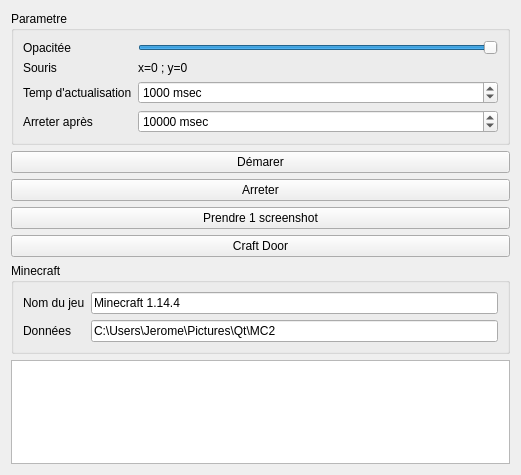
<?xml version="1.0" encoding="UTF-8"?>
<ui version="4.0">
 <class>fenetre</class>
 <widget class="QWidget" name="fenetre">
  <property name="geometry">
   <rect>
    <x>0</x>
    <y>0</y>
    <width>521</width>
    <height>475</height>
   </rect>
  </property>
  <property name="windowTitle">
   <string>Macro Minecraft</string>
  </property>
  <layout class="QVBoxLayout" name="verticalLayout">
   <item>
    <widget class="QGroupBox" name="groupBox_2">
     <property name="title">
      <string>Parametre</string>
     </property>
     <layout class="QFormLayout" name="formLayout_3">
      <item row="0" column="0">
       <widget class="QLabel" name="label_4">
        <property name="text">
         <string>Opacitée</string>
        </property>
       </widget>
      </item>
      <item row="0" column="1">
       <widget class="QSlider" name="sliderOpacite">
        <property name="minimum">
         <number>20</number>
        </property>
        <property name="maximum">
         <number>100</number>
        </property>
        <property name="value">
         <number>100</number>
        </property>
        <property name="orientation">
         <enum>Qt::Horizontal</enum>
        </property>
       </widget>
      </item>
      <item row="1" column="0">
       <widget class="QLabel" name="label_5">
        <property name="text">
         <string>Souris</string>
        </property>
       </widget>
      </item>
      <item row="1" column="1">
       <widget class="QLabel" name="lblMouse">
        <property name="text">
         <string>x=0 ; y=0</string>
        </property>
       </widget>
      </item>
      <item row="2" column="0">
       <widget class="QLabel" name="label_6">
        <property name="text">
         <string>Temp d'actualisation</string>
        </property>
       </widget>
      </item>
      <item row="3" column="0">
       <widget class="QLabel" name="label_7">
        <property name="text">
         <string>Arreter après</string>
        </property>
       </widget>
      </item>
      <item row="3" column="1">
       <widget class="QSpinBox" name="sTimeMax">
        <property name="suffix">
         <string> msec</string>
        </property>
        <property name="maximum">
         <number>3600000</number>
        </property>
        <property name="value">
         <number>10000</number>
        </property>
       </widget>
      </item>
      <item row="2" column="1">
       <widget class="QSpinBox" name="sTimeActu">
        <property name="suffix">
         <string> msec</string>
        </property>
        <property name="minimum">
         <number>200</number>
        </property>
        <property name="maximum">
         <number>60000</number>
        </property>
        <property name="value">
         <number>1000</number>
        </property>
       </widget>
      </item>
     </layout>
    </widget>
   </item>
   <item>
    <widget class="QPushButton" name="bStart">
     <property name="text">
      <string>Démarer</string>
     </property>
    </widget>
   </item>
   <item>
    <widget class="QPushButton" name="bStop">
     <property name="text">
      <string>Arreter</string>
     </property>
    </widget>
   </item>
   <item>
    <widget class="QPushButton" name="bStartOne">
     <property name="text">
      <string>Prendre 1 screenshot</string>
     </property>
    </widget>
   </item>
   <item>
    <widget class="QPushButton" name="bCraftDoor">
     <property name="text">
      <string>Craft Door</string>
     </property>
    </widget>
   </item>
   <item>
    <widget class="QGroupBox" name="groupBox">
     <property name="title">
      <string>Minecraft</string>
     </property>
     <layout class="QFormLayout" name="formLayout_2">
      <item row="1" column="0">
       <widget class="QLabel" name="label_2">
        <property name="text">
         <string>Nom du jeu</string>
        </property>
       </widget>
      </item>
      <item row="1" column="1">
       <widget class="QLineEdit" name="lMCApp">
        <property name="text">
         <string>Minecraft 1.14.4</string>
        </property>
       </widget>
      </item>
      <item row="2" column="0">
       <widget class="QLabel" name="label_3">
        <property name="text">
         <string>Données</string>
        </property>
       </widget>
      </item>
      <item row="2" column="1">
       <widget class="QLineEdit" name="lMCFolder">
        <property name="text">
         <string>C:\Users\Jerome\Pictures\Qt\MC2</string>
        </property>
       </widget>
      </item>
     </layout>
    </widget>
   </item>
   <item>
    <spacer name="verticalSpacer">
     <property name="orientation">
      <enum>Qt::Vertical</enum>
     </property>
     <property name="sizeHint" stdset="0">
      <size>
       <width>20</width>
       <height>40</height>
      </size>
     </property>
    </spacer>
   </item>
   <item>
    <widget class="QTextEdit" name="teLog">
     <property name="readOnly">
      <bool>true</bool>
     </property>
     <property name="html">
      <string>&lt;!DOCTYPE HTML PUBLIC &quot;-//W3C//DTD HTML 4.0//EN&quot; &quot;http://www.w3.org/TR/REC-html40/strict.dtd&quot;&gt;
&lt;html&gt;&lt;head&gt;&lt;meta name=&quot;qrichtext&quot; content=&quot;1&quot; /&gt;&lt;style type=&quot;text/css&quot;&gt;
p, li { white-space: pre-wrap; }
&lt;/style&gt;&lt;/head&gt;&lt;body style=&quot; font-family:'MS Shell Dlg 2'; font-size:8.25pt; font-weight:400; font-style:normal;&quot;&gt;
&lt;p style=&quot;-qt-paragraph-type:empty; margin-top:0px; margin-bottom:0px; margin-left:0px; margin-right:0px; -qt-block-indent:0; text-indent:0px;&quot;&gt;&lt;br /&gt;&lt;/p&gt;&lt;/body&gt;&lt;/html&gt;</string>
     </property>
     <property name="textInteractionFlags">
      <set>Qt::TextSelectableByKeyboard|Qt::TextSelectableByMouse</set>
     </property>
    </widget>
   </item>
  </layout>
 </widget>
 <resources/>
 <connections>
  <connection>
   <sender>sliderOpacite</sender>
   <signal>valueChanged(int)</signal>
   <receiver>fenetre</receiver>
   <slot>setOpacity(int)</slot>
   <hints>
    <hint type="sourcelabel">
     <x>145</x>
     <y>46</y>
    </hint>
    <hint type="destinationlabel">
     <x>176</x>
     <y>5</y>
    </hint>
   </hints>
  </connection>
 </connections>
 <slots>
  <slot>setOpacity(int)</slot>
 </slots>
</ui>
